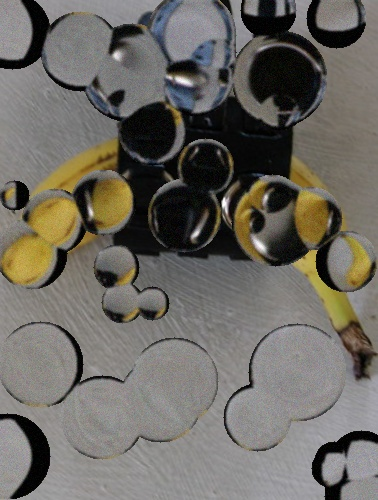
#> input picture Distorted_Images/Water_Occlusion/banana/149346554_357a355d62.jpg, 378 x 500 px; its folder holds only this picture in this run
$ python apply_diffusion_inpainting.py
#> lines starting #> are read from the running program, lines starting #| are printed output that depends on the picture
import cv2
import numpy as np
import os
from tqdm import tqdm

# ================= CONFIGURATION =================
SOURCE_ROOT = "../Distorted_Images/Water_Occlusion"
MASK_SOURCE = "../Distorted_Images/Water_Masks"
DEST_ROOT   = "../Processed_Images/Water/Diffusion_Telea"

# Parameters
INPAINT_RADIUS = 5 # Based on Ablation results
METHOD = cv2.INPAINT_TELEA # Diffusion-based
# =================================================

def main():
    if not os.path.exists(SOURCE_ROOT):
        print(f"Error: Source {SOURCE_ROOT} not found.")
        return

    classes = [d for d in os.listdir(SOURCE_ROOT) if os.path.isdir(os.path.join(SOURCE_ROOT, d))]
    print(f"Processing {len(classes)} classes with Diffusion Inpainting (Masked)...")

    for class_name in classes:
        src_path = os.path.join(SOURCE_ROOT, class_name)
        dst_path = os.path.join(DEST_ROOT, class_name)
        os.makedirs(dst_path, exist_ok=True)

        images = [f for f in os.listdir(src_path) if f.lower().endswith(('.png', '.jpg', '.jpeg'))]

        for img_name in tqdm(images, desc=class_name):
            img_path = os.path.join(src_path, img_name)
            mask_path = os.path.join(MASK_SOURCE, class_name, img_name)

            img = cv2.imread(img_path)
#> img is the input picture: shape (500, 378, 3); mean B, G, R 98.8, 105.6, 108.9
            mask = cv2.imread(mask_path, cv2.IMREAD_GRAYSCALE)
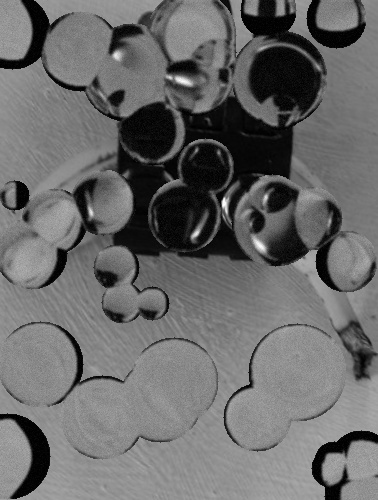
#> mask: shape (500, 378); min 0, max 255, mean 105.8

            if img is None or mask is None:
                continue

            # Dilate mask slightly to capture edge artifacts
            kernel = cv2.getStructuringElement(cv2.MORPH_ELLIPSE, (5, 5))
            dilated_mask = cv2.dilate(mask, kernel, iterations=1)
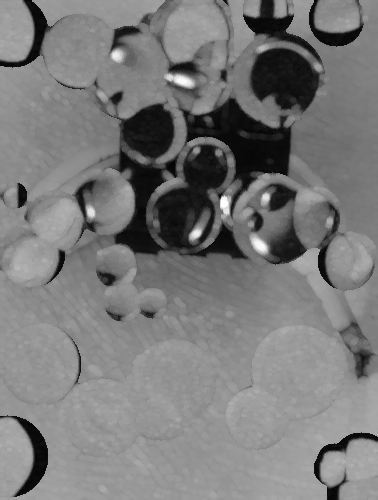
#> dilated_mask: shape (500, 378); min 3, max 255, mean 121.6

            # Inpaint
            result = cv2.inpaint(img, dilated_mask, INPAINT_RADIUS, METHOD)

            cv2.imwrite(os.path.join(dst_path, img_name), result)
#> pass 2 of the loop in main, `for class_name in classes:`:
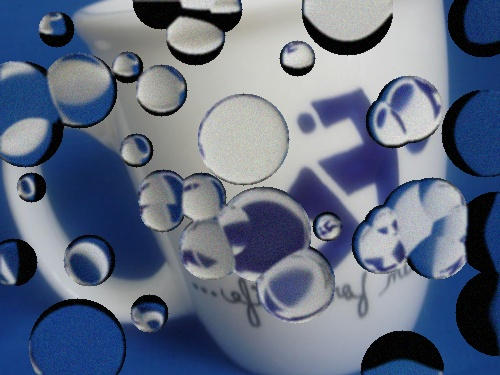
#> input picture Distorted_Images/Water_Occlusion/coffee mug/2060113457_16b171e2c4.jpg, 500 x 375 px
#> in main, img is the input picture: shape (375, 500, 3); mean B, G, R 130.4, 109.3, 98.1
#> in main, `mask = cv2.imread(mask_path, cv2.IMREAD_GRAYSCALE)`:
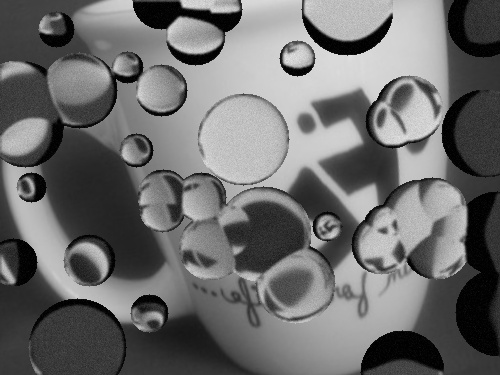
#> mask: shape (375, 500); min 0, max 233, mean 108.3
#> in main, `dilated_mask = cv2.dilate(mask, kernel, iterations=1)`:
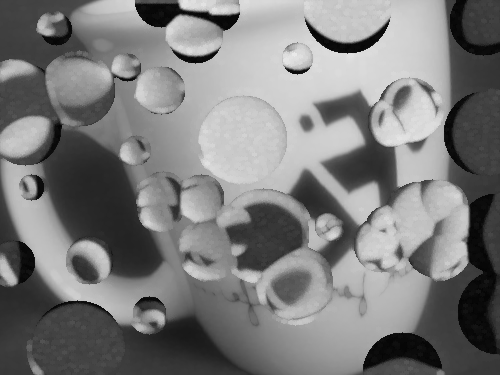
#> dilated_mask: shape (375, 500); min 2, max 233, mean 123.8

    print(f"Done. Saved to {DEST_ROOT}")

if __name__ == "__main__":
    main()
